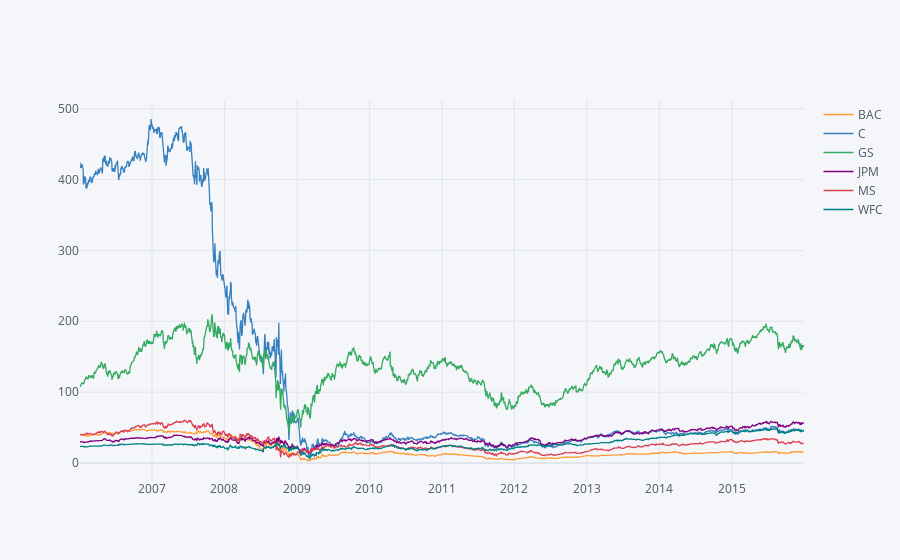

Notebook code cell kept with this figure:
### Code cell
# bank_stocks.xs('Close',axis=1,level='Stock Info',drop_level=True).iplot()

### Figure 1 — Plotly figure (JSON) as saved in the notebook; plotly's stock layout.template omitted (floating-point values rounded to 4 significant figures; data arrays with more than 128 entries replaced by an {"elided": "..."} marker saying what was removed)
{"data": [{"line": {"color": "rgba(255, 153, 51, 1.0)", "dash": "solid", "shape": "linear", "width": 1.3}, "mode": "lines", "name": "BAC", "text": "", "type": "scatter", "x": {"elided": "2517 str values"}, "y": {"elided": "2517 float values"}}, {"line": {"color": "rgba(55, 128, 191, 1.0)", "dash": "solid", "shape": "linear", "width": 1.3}, "mode": "lines", "name": "C", "text": "", "type": "scatter", "x": {"elided": "2517 str values"}, "y": {"elided": "2517 float values"}}, {"line": {"color": "rgba(50, 171, 96, 1.0)", "dash": "solid", "shape": "linear", "width": 1.3}, "mode": "lines", "name": "GS", "text": "", "type": "scatter", "x": {"elided": "2517 str values"}, "y": {"elided": "2517 float values"}}, {"line": {"color": "rgba(128, 0, 128, 1.0)", "dash": "solid", "shape": "linear", "width": 1.3}, "mode": "lines", "name": "JPM", "text": "", "type": "scatter", "x": {"elided": "2517 str values"}, "y": {"elided": "2517 float values"}}, {"line": {"color": "rgba(219, 64, 82, 1.0)", "dash": "solid", "shape": "linear", "width": 1.3}, "mode": "lines", "name": "MS", "text": "", "type": "scatter", "x": {"elided": "2517 str values"}, "y": {"elided": "2517 mixed values"}}, {"line": {"color": "rgba(0, 128, 128, 1.0)", "dash": "solid", "shape": "linear", "width": 1.3}, "mode": "lines", "name": "WFC", "text": "", "type": "scatter", "x": {"elided": "2517 str values"}, "y": {"elided": "2517 float values"}}], "layout": {"legend": {"bgcolor": "#F5F6F9", "font": {"color": "#4D5663"}}, "paper_bgcolor": "#F5F6F9", "plot_bgcolor": "#F5F6F9", "title": {"font": {"color": "#4D5663"}}, "xaxis": {"gridcolor": "#E1E5ED", "showgrid": true, "tickfont": {"color": "#4D5663"}, "title": {"font": {"color": "#4D5663"}, "text": ""}, "zerolinecolor": "#E1E5ED"}, "yaxis": {"gridcolor": "#E1E5ED", "showgrid": true, "tickfont": {"color": "#4D5663"}, "title": {"font": {"color": "#4D5663"}, "text": ""}, "zerolinecolor": "#E1E5ED"}}}
